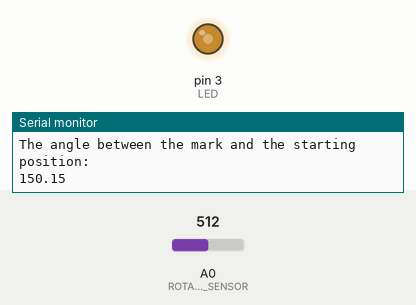
Recording of a program running on a simulated Arduino Uno, built with avr-gcc and run on an emulated ATmega328P. Shown: output pins drawn as LEDs (lit = HIGH), the last lines printed to the serial monitor. The inputs (shaded band) are chosen by the test bench; at power-on: A0 (ROTARY_ANGLE_SENSOR) = 512.

Above: at 1.3 s.
1.4 s: A0 (ROTARY_ANGLE_SENSOR) set to 716
At 2.6 s:
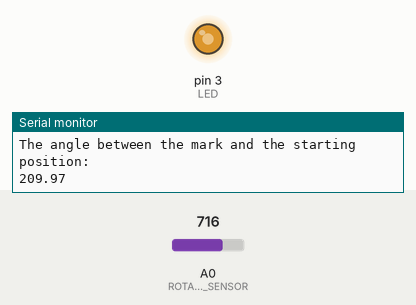
3.0 s: A0 (ROTARY_ANGLE_SENSOR) set to 900
At 3.9 s:
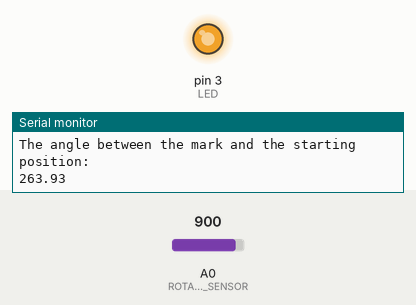
4.5 s: A0 (ROTARY_ANGLE_SENSOR) set to 122
At 5.2 s:
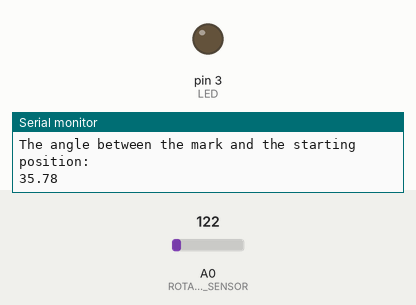
Timing chart, 0 to 7.5 s (numbered marks = the images above; inputs shaded):
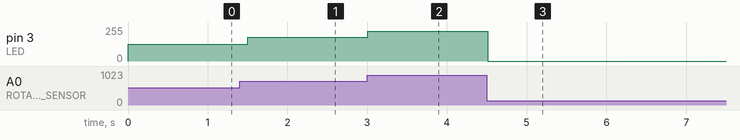

Measured:
- after the input at 1.4 s, pin 3 (LED): 127/255 → 177/255 after 0.10 s
- after the input at 3.0 s, pin 3 (LED): 177/255 → 223/255 at once
- after the input at 4.5 s, pin 3 (LED): 223/255 → 0/255 at once

The program:

main.cpp
```cpp
#include <Arduino.h>
/*macro definitions of Rotary angle sensor and LED pin*/

#define ROTARY_ANGLE_SENSOR A0
#define LED 3  //the Grove - LED is connected to PWM pin D3 of Arduino
#define ADC_REF 5 //reference voltage of ADC is 5v.If the Vcc switch on the seeeduino
                    //board switches to 3V3, the ADC_REF should be 3.3
#define GROVE_VCC 5 //VCC of the grove interface is normally 5v
#define FULL_ANGLE 300 //full value of the rotary angle is 300 degrees

void setup()
{
    Serial.begin(9600);
    pinMode(ROTARY_ANGLE_SENSOR, INPUT);
    pinMode(LED,OUTPUT);
}

void loop()
{
    float voltage;
    int sensor_value = analogRead(ROTARY_ANGLE_SENSOR);
    voltage = (float)sensor_value*ADC_REF/1023;
    float degrees = (voltage*FULL_ANGLE)/GROVE_VCC;
    Serial.println("The angle between the mark and the starting position:");
    Serial.println(degrees);

    int brightness;
    brightness = map(degrees, 0, FULL_ANGLE, 0, 255);

    if (degrees > 50 && degrees <= 300)
    {
        analogWrite(LED, brightness);
    }
    else
    {
        digitalWrite(LED, LOW);
    }

    delay(500);
}
```
